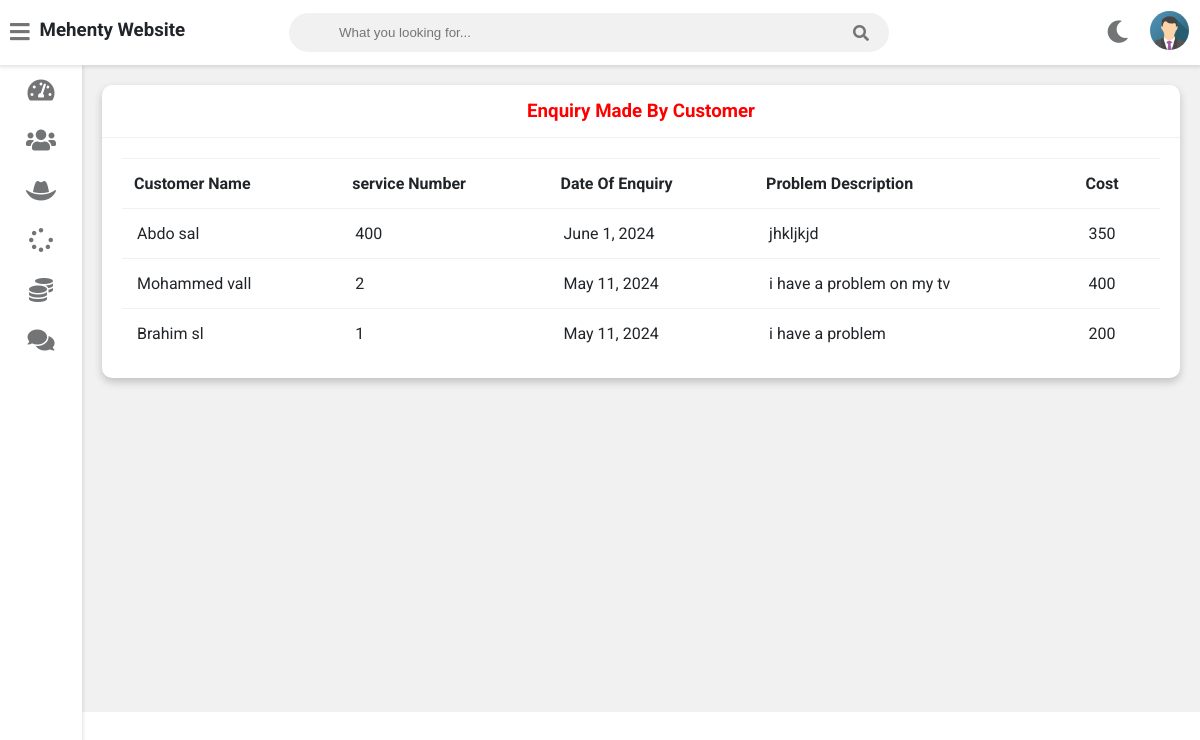
Before: /admin-view-customer-enquiry (signed in) with the older database file.
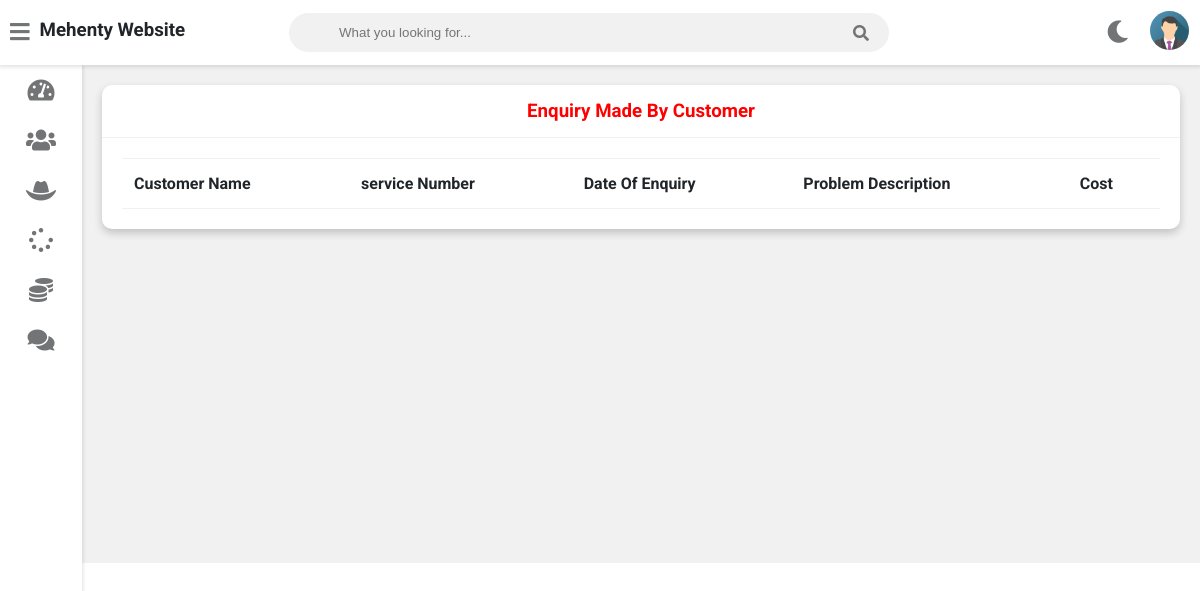
After: the same page with the newer database file.
### service/models.py (models this page shows, shortened)
class Customer(models.Model):
    user=models.OneToOneField(User,on_delete=models.CASCADE)
    profile_pic= models.ImageField(upload_to='profile_pic/CustomerProfilePic/',null=True,blank=True)
    address = models.CharField(max_length=40)
    mobile = models.CharField(max_length=20,null=False)
    @property
    def get_name(self):
        return self.user.first_name+" "+self.user.last_name

class Request(models.Model):
    cat=(('Plumbing', 'Plumbing'),('Electricity', 'Electricity'),('Painting', 'Painting'),('Carpentry', 'Carpentry'))
    category=models.CharField(max_length=50,choices=cat)
    service_no=models.PositiveIntegerField(null=False)
    service_name = models.CharField(max_length=40,null=False)
    problem_description = models.CharField(max_length=500,null=False)
    date=models.DateField(auto_now=True)
    cost=models.PositiveIntegerField(null=True)
    customer=models.ForeignKey('Customer', on_delete=models.CASCADE,null=True)
    Technician=models.ForeignKey('Technician',on_delete=models.CASCADE,null=True)
    stat=(('Pending','Pending'),('Approved','Approved'),('Repairing','Repairing'),('Repairing Done','Repairing Done'),('Released','Released'))
    status=models.CharField(max_length=50,choices=stat,default='Pending',null=True)

### service/views.py (the view)
# urls.py: path('admin-view-customer-enquiry', views.admin_view_customer_enquiry_view,name='admin-view-customer-enquiry'),
@login_required(login_url='adminlogin')
def admin_view_customer_enquiry_view(request):
    enquiry=models.Request.objects.all().order_by('-id')
    customers=[]
    for enq in enquiry:
        customer=models.Customer.objects.get(id=enq.customer_id)
        customers.append(customer)
    return render(request,'service/admin_view_customer_enquiry.html',{'data':zip(customers,enquiry)})

### templates/service/admin_view_customer_enquiry.html
{% extends 'service/adminbase.html' %}
{% block content %}
	<div class="wrapper">
		<div class="row">
			<div class="col-12 col-m-12 col-sm-12">
				<div class="card">
					<div class="card-header">
						<h3 style="color:red; text-align:center" >Enquiry Made By Customer
						</h3>
					</div>
					<div class="card-content">
						<table>
							<thead>
                <tr>
                  <th>Customer Name</th>
                  <th>service Number</th>
                  <th>Date Of Enquiry</th>
                  <th>Problem Description</th>
									<th>Cost</th>
                </tr>
							</thead>
							<tbody>
                {% for c,r in data %}
                <tr>
                  <td> {{c.get_name}}</td>
                  <td> {{r.service_no}}</td>
                  <td> {{r.date}}</td>
                  <td>{{r.problem_description}}</td>
									<td>{{r.cost}}</td>
                </tr>
                {% endfor %}
							</tbody>
						</table>
					</div>
				</div>
			</div>
		</div>
<br><br><br><br><br><br><br><br><br><br><br><br><br><br><br><br>
	</div>
{% endblock content %}

Changed rows visible on the page:
removed Customer: get_name "Abdo sal", service_no "400", date "June 1, 2024", problem_description "jhkljkjd", cost "350"
no longer on this page (row edited): Customer: get_name "Mohammed vall", service_no "2", date "May 11, 2024", problem_description "i have a problem on my tv", cost "400"
no longer on this page (row edited): Customer: get_name "Brahim sl", service_no "1", date "May 11, 2024", problem_description "i have a problem", cost "200"
